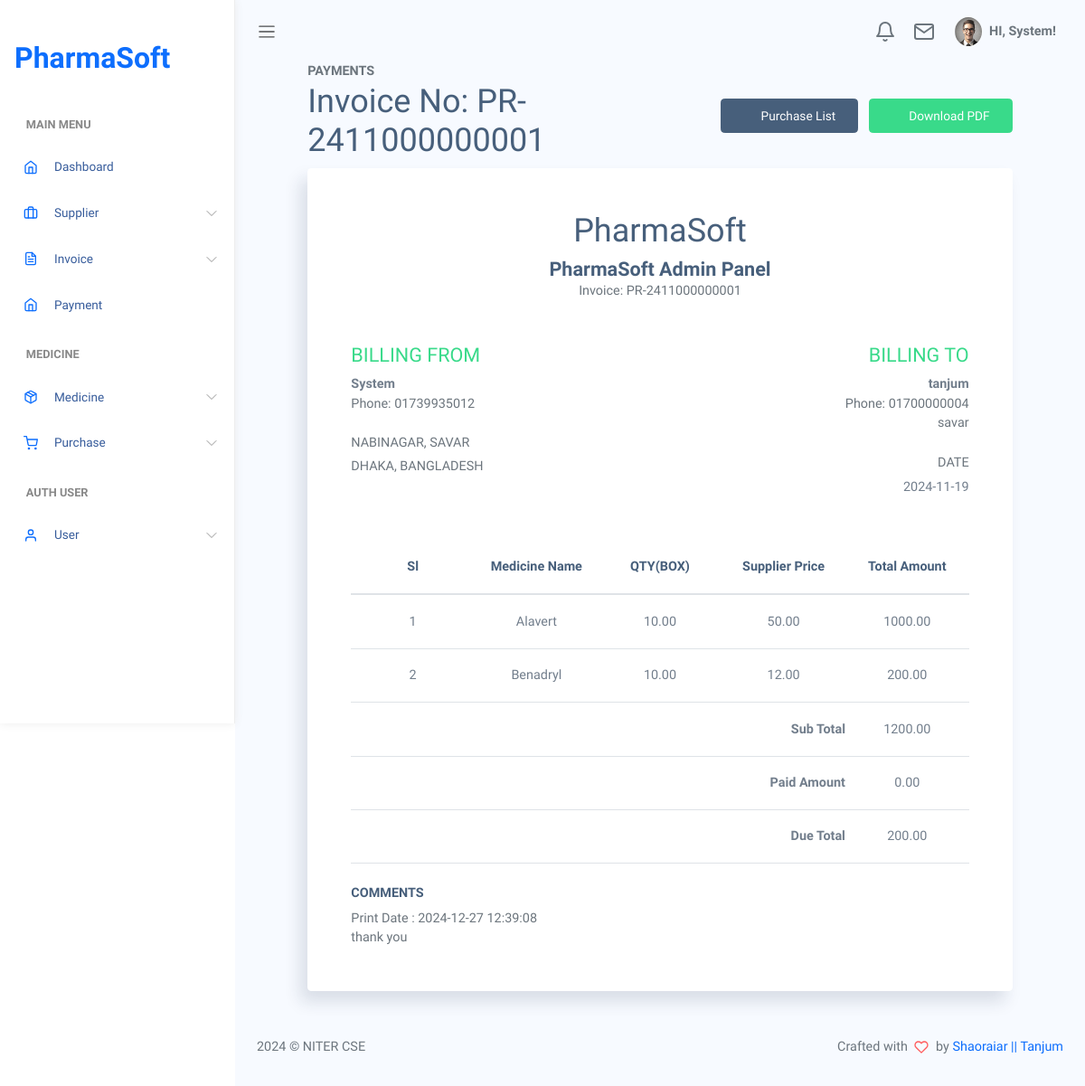
Page /purchase/purchase_print/PR-2411000000001/ (signed in) on the committed database.
### apps/user/models.py (models this page shows, shortened)
class User(AbstractBaseUser, BaseModel):
    class UserVerification(models.TextChoices):
        YES = 'yes'
        NO = 'no'
    username = models.CharField(max_length=255, unique=True)
    first_name = models.CharField(max_length=255, blank=True, null=True)
    last_name = models.CharField(max_length=255, blank=True, null=True)
    email = models.EmailField(max_length=255, unique=True)
    password = models.CharField(max_length=255)
    phone_no = models.CharField(max_length=50, blank=True, null=True)
    user_role = models.ForeignKey(Role, on_delete=models.CASCADE, blank=True, null=True)
    user_verification = models.CharField(max_length=8, choices=UserVerification.choices, default=UserVerification.NO)
    address = models.CharField(max_length=255, blank=True, null=True)
    city = models.CharField(max_length=255, blank=True, null=True)
    country = models.CharField(max_length=25, blank=True, null=True)
    zip_code = models.CharField(max_length=8, blank=True, null=True)
    status = models.CharField(max_length=8, default='1')
    created_at = models.DateTimeField(auto_now_add=True, blank=True, null=True)
    created_by = models.IntegerField(default=0, blank=True, null=True)
    updated_at = models.DateTimeField(auto_now=True, blank=True, null=True)
    updated_by = models.IntegerField(default=0, blank=True, null=True)
    USERNAME_FIELD = 'email'
    REQUIRED_FIELDS = ['username']
    class Meta:
        db_table = "user"
    objects = UserManager()
    @property
    def name(self):
        return self.username

### apps/supplier/models.py (models this page shows)
class Supplier(BaseModel):
    name = models.CharField(max_length=255, blank=True, null=True)
    phone_no = models.CharField(max_length=255, blank=True, null=True, unique=True)
    email = models.CharField(max_length=255, blank=True, null=True)
    address = models.CharField(max_length=255, blank=True, null=True)
    city = models.CharField(max_length=255, blank=True, null=True)
    state = models.CharField(max_length=255, blank=True, null=True)
    zip = models.CharField(max_length=255, blank=True, null=True)
    balance = models.DecimalField(max_digits=15, decimal_places=2, blank=True, null=True)
    status = models.CharField(max_length=8, default='1')
    admin_id = models.ForeignKey(User, on_delete=models.SET_NULL, null=True, blank=True)
    created_at = models.DateTimeField(auto_now_add=True, blank=True, null=True)
    created_by = models.IntegerField(default=0, blank=True, null=True)
    updated_at = models.DateTimeField(auto_now=True, blank=True, null=True)
    updated_by = models.IntegerField(default=0, blank=True, null=True)
    class Meta:
        db_table = 'supplier'
    objects = SupplierManager()

### apps/medicine/models.py (models this page shows)
class Medicine(BaseModel):
    name = models.CharField(max_length=255, unique=True)
    generic_name = models.CharField(max_length=255, null=True, blank=True)
    strength = models.CharField(max_length=255, null=True, blank=True)
    shelf = models.CharField(max_length=255, blank=True, null=True)
    details = models.CharField(max_length=255, blank=True, null=True)
    batch = models.CharField(max_length=255, blank=True, null=True)
    expire_date = models.DateField(null=True, blank=True)
    stock = models.PositiveIntegerField(default=0, blank=True, null=True)
    price =  models.DecimalField(max_digits=15, decimal_places=2, blank=True, null=True)
    supplier_name = models.ForeignKey(Supplier, on_delete=models.CASCADE, blank=True, null=True)
    supplier_price = models.DecimalField(max_digits=15, decimal_places=2, blank=True, null=True)
    status = models.CharField(max_length=8, default='1')
    box_size = models.ForeignKey('Leaf', on_delete=models.CASCADE, blank=True, null=True)
    unit = models.ForeignKey('Unit', on_delete=models.CASCADE, blank=True, null=True)
    category = models.ForeignKey('Category', on_delete=models.CASCADE, blank=True, null=True)
    type = models.ForeignKey('Type', on_delete=models.CASCADE, blank=True, null=True)
    admin_id = models.ForeignKey(User, on_delete=models.CASCADE, null=True, blank=True)
    created_at = models.DateTimeField(auto_now_add=True, blank=True, null=True)
    created_by = models.IntegerField(default=0, blank=True, null=True)
    updated_at = models.DateTimeField(auto_now=True, blank=True, null=True)
    updated_by = models.IntegerField(default=0, blank=True, null=True)
    class Meta:
        db_table = 'medicine'
    objects = MedicineManager()

### apps/purchase/models.py (models this page shows)
class Purchase(BaseModel):
    supplier = models.ForeignKey(Supplier, on_delete=models.CASCADE, blank=True, null=True)
    invoice_no = models.CharField(max_length=255, blank=True, null=True)
    details = models.TextField(blank=True, null=True)  # Removed max_length, since TextField doesn't require it
    payment_type = models.CharField(max_length=50, blank=True, null=True)  # You may consider using choices
    medicine_info = models.ForeignKey(Medicine, on_delete=models.CASCADE, blank=True, null=True)
    batch_id = models.CharField(max_length=255, blank=True, null=True)
    expire_date = models.DateField(blank=True, null=True)
    leaf = models.ForeignKey(Leaf, on_delete=models.CASCADE, blank=True, null=True)
    box_quantity = models.DecimalField(max_digits=15, decimal_places=2, blank=True, null=True)
    total_quantity = models.DecimalField(max_digits=15, decimal_places=2, blank=True, null=True)
    supplier_price = models.DecimalField(max_digits=15, decimal_places=2, blank=True, null=True)
    box_mrp = models.DecimalField(max_digits=15, decimal_places=2, blank=True, null=True)
    total_price = models.DecimalField(max_digits=15, decimal_places=2, blank=True, null=True)
    paid_amount = models.DecimalField(max_digits=15, decimal_places=2, blank=True, null=True)
    due_amount = models.DecimalField(max_digits=15, decimal_places=2, blank=True, null=True)
    status = models.CharField(max_length=8, default='1')
    admin_id = models.ForeignKey(User, on_delete=models.CASCADE, null=True, blank=True)
    created_at = models.DateTimeField(auto_now_add=True, blank=True, null=True)
    created_by = models.IntegerField(default=0, blank=True, null=True)
    updated_at = models.DateTimeField(auto_now=True, blank=True, null=True)
    updated_by = models.IntegerField(default=0, blank=True, null=True)
    class Meta:
        db_table = 'purchase'

### apps/purchase/views.py (the view)
# urls.py: path('purchase_print/<str:invoice_no>/', purchase_print, name='purchase_print'),
def purchase_print(request, invoice_no):
    context = {}
    invoices = Purchase.objects.filter(invoice_no=invoice_no)
    print('purchase invoice : ', invoices)
    if invoices.exists():
        first_invoice = invoices.first()
        supplier = first_invoice.supplier
        supplier_name = supplier.name if supplier else "N/A"
        supplier_phone = supplier.phone_no if supplier else "N/A"
        supplier_address = supplier.address if supplier else "N/A"
        created_at = first_invoice.created_at.strftime('%Y-%m-%d')
        invoice_items = []
        sub_total = 0
        for item in invoices:
            invoice_items.append({
                'medicine_name': item.medicine_info.name if item.medicine_info else "N/A",
                'quantity': getattr(item, 'box_quantity', 0),
                'supplier_price': getattr(item, 'supplier_price', 0),
                'total_price': getattr(item, 'total_price', 0),
            })
            sub_total += item.total_price
            paid_amount = item.paid_amount
            due_amount = item.due_amount
        context = {
            'invoice_no': invoice_no,
            'user_name': request.user.name,
            'user_phone': request.user.phone_no,
            'supplier_name': supplier_name,
            'supplier_phone': supplier_phone,
            'supplier_address': supplier_address,
            'created_at': created_at,
            'invoice_items': invoice_items,
            'sub_total': sub_total,
            'paid_amount': paid_amount,
            'due_amount': due_amount,
            'today_date': datetime.now().strftime('%Y-%m-%d %H:%M:%S')
        }
    return render(request, 'backend/main/purchase/purchase_print.html', context=context)

### templates/backend/main/purchase/purchase_print.html (shortened to what this page needs)
{% extends 'backend/dashboard/main.html' %}
{% load static %}
{% block content %}
<div class="row justify-content-center">
  <div class="col-12 col-lg-10 col-xl-10">
    <div class="header p-0 ml-0 mr-0 shadow-none">
      <div class="header-body">
        <div class="row align-items-center">
          <div class="col">
            <h6 class="header-pretitle fs-10 font-weight-bold text-muted text-uppercase mb-1">
              Payments
            </h6>
            <h1 class="header-title fs-25 font-weight-600">
              Invoice No: {{ invoice_no }}
            </h1>
          </div>
          <div class="col-auto">
            <a href="{% url 'purchase_list' %}" class="btn btn-secondary ml-2">
              <i class="fa-solid fa-list"></i> Purchase List
          </a>
            <a href="?download=pdf" class="btn btn-success ml-2">
              <i class="fa-solid fa-file-arrow-down"></i> Download PDF
          </a>
          </div>
        </div>
      </div>
    </div>
    <div class="card card-body p-5">
      <div class="" id="printArea">
        <div class="row">
          <div class="col text-center">
            <h1>PharmaSoft</h1>
            <h4 class="mb-0 font-weight-bold">PharmaSoft Admin Panel</h4>
            <p class="text-muted mb-5">Invoice: {{ invoice_no }}</p>
          </div>
        </div>
        <div class="row">
          <div class="col-12 col-md-6">
            <h4 class="text-uppercase text-success font-weight-600">
              Billing From
            </h4>
            <p class="text-muted mb-4">
              <strong class="text-body fs-16">{{ user_name }}</strong>
              <br />
              Phone: {{ user_phone }}
            </p>
            <h6 class="text-uppercase text-muted fs-12 font-weight-600">
              Nabinagar, Savar
            </h6>
            <h6 class="text-uppercase text-muted fs-12 font-weight-600">
              Dhaka, Bangladesh
            </h6>
          </div>
          <div class="col-12 col-md-6 text-md-right">
            <h4 class="text-uppercase text-success font-weight-600">
              Billing To
            </h4>
            <p class="text-muted mb-4">
              <strong class="text-body fs-16">{{ supplier_name }}</strong>
              <br />
              Phone: {{ supplier_phone }} <br />
              {{ supplier_address }}
            </p>
            <h6 class="text-uppercase text-muted fs-12 font-weight-600">
              Date
            </h6>
            <p class="mb-4"><time datetime=""> {{ created_at }}</time></p>
          </div>
        </div>
        <div class="row">
          <div class="col-12">
            <div class="table-responsive">
              <table class="table my-4 equal-width-table">
                <thead>
                  <tr>
                    <th class="px-0 bg-transparent ">
                      <span class="h6 font-weight-bold">Sl</span>
                    </th>
                    <th class="px-0 bg-transparent">
                      <span class="h6 font-weight-bold">Medicine Name</span>
                    </th>
                    <th class="px-0 bg-transparent">
                      <span class="h6 font-weight-bold">QTY(BOX)</span>
                    </th>
                    <th class="px-0 bg-transparent">
                      <span class="h6 font-weight-bold">Supplier Price</span>
                    </th>
                    <th class="px-0 bg-transparent">
                      <span class="h6 font-weight-bold">Total Amount</span>
                    </th>
                  </tr>
                </thead>
                <tbody>
                  {% for item in invoice_items %}
                  <tr>
                    <td class="px-0">{{ forloop.counter }}</td>
                    <td class="px-0">{{ item.medicine_name }}</td>
                    <td class="px-0">{{ item.quantity }}</td>
                    <td class="px-0">{{ item.supplier_price }}</td>
                    <td class="px-0">{{ item.total_price }}</td>
                  </tr>
                  {% endfor %}
                  <tr>
                    <td class="px-0 border-top border-top-2 text-right" colspan="4">
                      <strong>Sub Total</strong>
                    </td>
                    <td class="px-0 border-top border-top-2">
                      <span class="fs-16 font-weight-600"> {{ sub_total }} </span>
                    </td>
                  </tr>
                  <tr>
                    <td class="px-0 border-top border-top-2 text-right" colspan="4">
                      <strong>Paid Amount</strong>
                    </td>
                    <td class="px-0 border-top border-top-2">
                      <span class="fs-16 font-weight-600"> {{ paid_amount }} </span>
                    </td>
                  </tr>
                  <tr>
                    <td class="px-0 border-top border-top-2 text-right" colspan="4">
                      <strong>Due Total</strong>
                    </td>
                    <td class="px-0 border-top border-top-2">
                      <span class="fs-16 font-weight-600"> {{ due_amount }} </span>
                    </td>
                  </tr>
                </tbody>
              </table>
            </div>
            <h6 class="text-uppercase font-weight-bold">Comments</h6>
            <p class="text-muted mb-0">Print Date : {{ today_date }}</p>
            <p class="text-muted mb-0">thank you</p>
          </div>
        </div>
      </div>
    </div>
  </div>
</div>
{% endblock content %}

### templates/backend/dashboard/navbar/navbar.html (shortened to what this page needs)
{% load static %}
<nav class="navbar navbar-header navbar-expand navbar-light">
    <a class="sidebar-toggler" href="#"><span class="navbar-toggler-icon"></span></a>
    <div class="collapse navbar-collapse" id="navbarSupportedContent">
        <ul class="navbar-nav d-flex align-items-center navbar-light ml-auto">
            <li class="dropdown nav-icon">
                <a href="#" data-toggle="dropdown" class="nav-link  dropdown-toggle nav-link-lg nav-link-user">
                    <div class="d-lg-inline-block">
                        <i data-feather="bell"></i>
                    </div>
                </a>
            </li>
            <li class="dropdown nav-icon mr-2">
                <a href="#" data-toggle="dropdown" class="nav-link  dropdown-toggle nav-link-lg nav-link-user">
                    <div class="d-lg-inline-block">
                        <i data-feather="mail"></i>
                    </div>
                </a>
            </li>
            <li class="dropdown">
                <a href="#" data-toggle="dropdown" class="nav-link dropdown-toggle nav-link-lg nav-link-user">
                    <div class="avatar mr-1">
                        <img src="{% static 'assets/images/avatar/avatar-s-1.png' %}" alt="" srcset="">
                    </div>
                    <div class="d-none d-md-block d-lg-inline-block">
                        HI,
                        {% if user.is_authenticated %}
                        {{ user.username }}!
                        {% else %}
                        Unknown User!
                        {% endif %}
                    </div>
                </a>
            </li>
        </ul>
    </div>
</nav>

### rows in the picture
User: username "System", phone_no "01739935012"
Supplier: name "tanjum", phone_no "01700000004", address "savar"
Medicine: medicine_name "Alavert"
Purchase: quantity "10.00", supplier_price "50.00", total_price "1000.00"
Medicine: medicine_name "Benadryl"
Purchase: quantity "10.00", supplier_price "12.00", total_price "200.00", paid_amount "0.00", due_amount "200.00"

### other values in the picture
{{ invoice_no }} "PR-2411000000001"
{{ created_at }} "2024-11-19"
{{ sub_total }} "1200.00"
